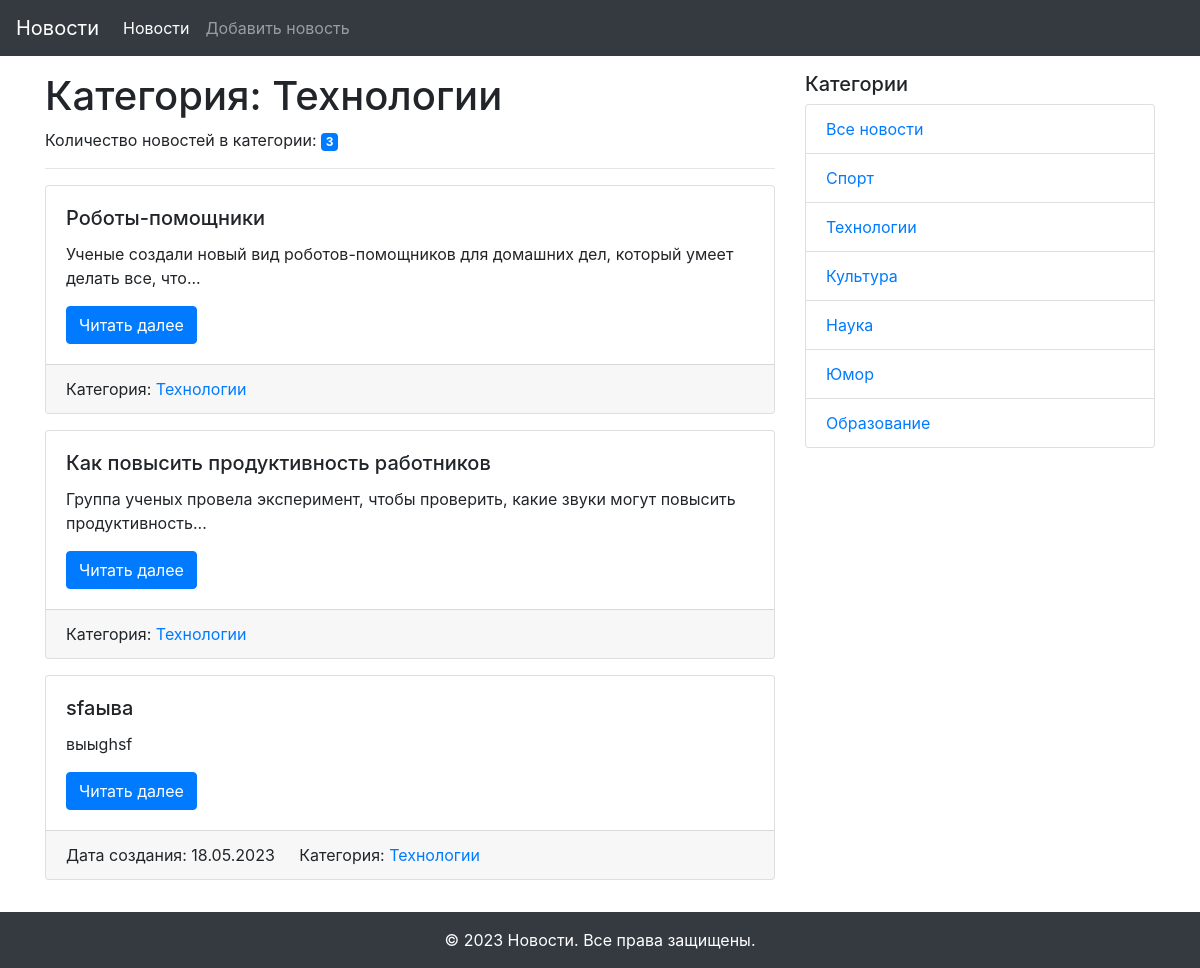
Page /category/2 on the committed database.
### app/models.py (models this page shows, shortened)
class Category(db.Model):
    id = db.Column(db.Integer, primary_key=True)
    title = db.Column(db.String(255), nullable=False)
    news = db.relationship('News', back_populates='category')

class News(db.Model):
    id = db.Column(db.Integer, primary_key=True)
    title = db.Column(db.String(255), unique=True, nullable=False)
    text = db.Column(db.Text, nullable=False)
    created_date = db.Column(db.DateTime, default=datetime.utcnow)
    category_id = db.Column(db.Integer, db.ForeignKey('category.id'), nullable=True)
    category = db.relationship('Category', back_populates='news')

### app/views.py (the view)
@app.route('/category/<int:id>')
def news_in_category(id):
    category = Category.query.get(id)
    news = category.news
    category_name = category.title
    categories = Category.query.all()
    return render_template('category.html',
                           news=news,
                           category_name=category_name,
                           categories=categories)

### app/templates/category.html (shortened to what this page needs)
{% extends "base.html" %}
{% block content %}
  <h1>Категория: {{ category_name }}</h1>
  <p>Количество новостей в категории: <span class="badge badge-primary">{{ news|length }}</span></p>
  <hr>
  {% for new in news %}
  <div class="card mb-3">
    <div class="card-body">
      <h5 class="card-title">{{ new.title }}</h5>
      <p class="card-text">{{ new.text|truncate(100) }}</p>
      <a href="{{ url_for('news_detail', id=new.id) }}" class="btn btn-primary">Читать далее</a>
    </div>
    <div class="card-footer">
      {% if new.created_date %}
        <span class="card-link">Дата создания: {{ new.created_date.strftime('%d.%m.%Y') }}</span>
      {% endif %}
      {% if new.category %}
        <span class="card-link">Категория: <a href="{{ url_for('news_in_category', id=new.category.id) }}">{{ new.category.title }}</a></span>
      {% endif %}
    </div>
  </div>
  {% else %}
  <p class="card-text">Новостей пока нет!</p>
  {% endfor %}
{% endblock content %}

### app/templates/base.html (shortened to what this page needs)
<!DOCTYPE html>
<html lang="ru">
<head>
  <link rel="stylesheet" href="{{ url_for('static', filename='css/bootstrap.min.css') }}">
</head>
<body>
  <div id="wrapper">
    {% include "navigation.html" %}
    <div class="container my-3">
      <div class="row">
        <div class="col-md-8">
          {% block content %}{% endblock content %}
        </div>
        {% include "side_navigation.html" %}
      </div>
    </div>
    {% include "footer.html" %}
  </div>
</body>
</html>

### app/templates/navigation.html (shortened to what this page needs)
<nav class="navbar navbar-expand-md navbar-dark bg-dark">
  <a class="navbar-brand" href="{{ url_for('index') }}">Новости</a>
  <div class="collapse navbar-collapse" id="navbarNav">
    <ul class="navbar-nav">
      <li class="nav-item active">
        <a class="nav-link" href="{{ url_for('index') }}">Новости</a>
      </li>
      <li class="nav-item">
        <a class="nav-link" href="{{ url_for('add_news') }}">Добавить новость</a>
      </li>
    </ul>
  </div>
</nav>

### app/templates/side_navigation.html
<div class="col-md-4">
  <h5>Категории</h5>
  <ul class="list-group">
    <li class="list-group-item"><a href="{{ url_for('index') }}">Все новости</a></li>
    {% for category in categories %}
      <li class="list-group-item"><a href="{{ url_for('news_in_category', id=category.id) }}">{{ category.title }}</a></li>
    {% endfor %}
  </ul>
</div>

### app/templates/footer.html
<footer id="footer" class="bg-dark text-white text-center py-3">
  &copy; 2023 Новости. Все права защищены.
</footer>

### rows in the picture
Category: title "Технологии"
News: title "Роботы-помощники", text "Ученые создали новый вид роботов-помощников для домашних дел, который умеет делать все, что...", category "Технологии"
News: title "Как повысить продуктивность работников", text "Группа ученых провела эксперимент, чтобы проверить, какие звуки могут повысить продуктивность...", category "Технологии"
News: title "sfaыва", text "выыghsf", created_date "18.05.2023", category "Технологии"
Category: title "Спорт"
Category: title "Культура"
Category: title "Наука"
Category: title "Юмор"
Category: title "Образование"

### other values in the picture
{{ news|length }} "3"
